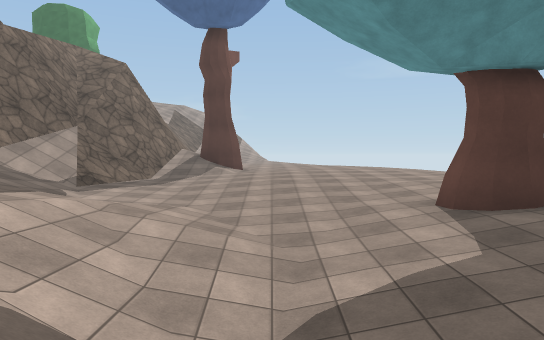
View 1 (above)

23 first-person views from a walk through a scene from a Unity 3-D project. The camera is 1.2 m above the floor, tilts 2° down and sees 70° across. The floor is counted in squares, 2 m on a side. Each view is taken from the middle of a square. On the plan, view 1 faces up. The plan holds only what a view shows up to about 11 squares ahead; the rest is blank. The place goes on beyond the plan. The player character is not drawn. Some surface patterns are stand-ins.

View 2
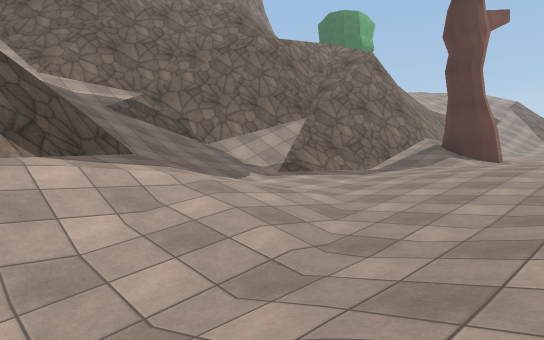

View 3
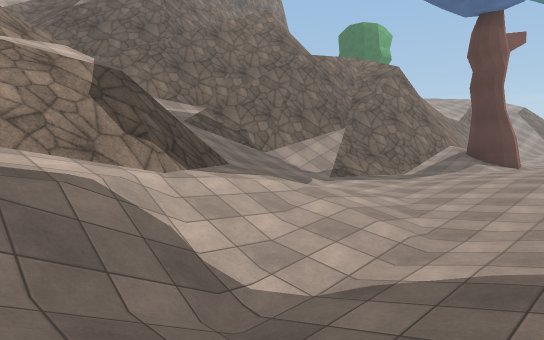

View 4
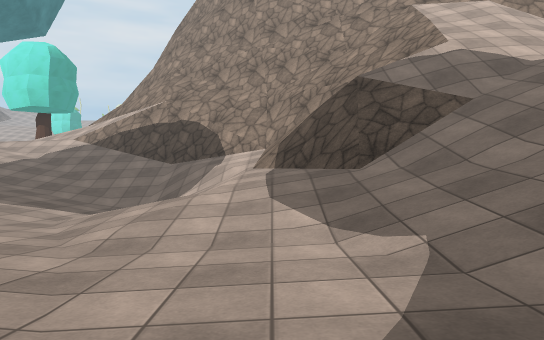

View 5
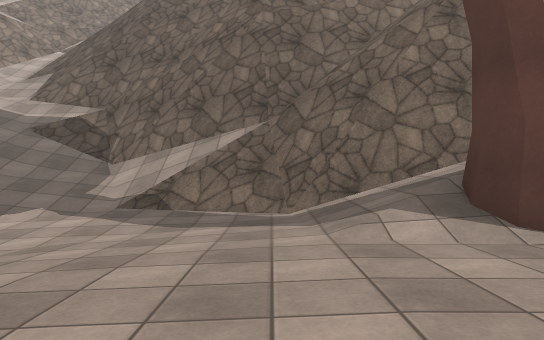

View 6
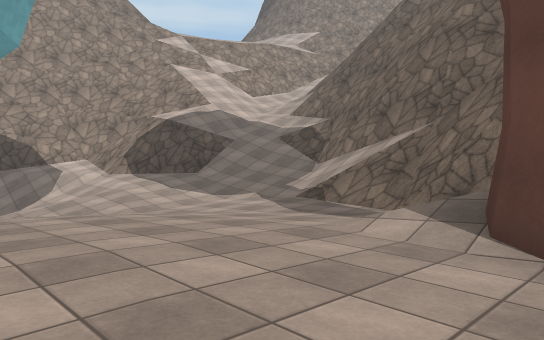

View 7
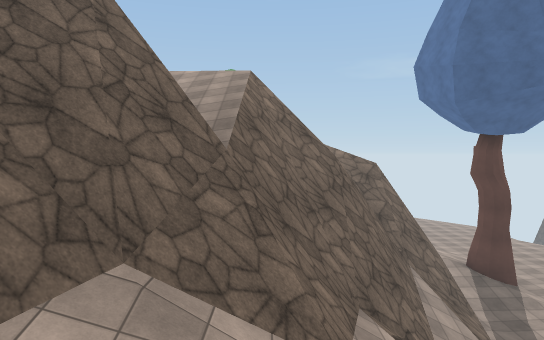

View 8
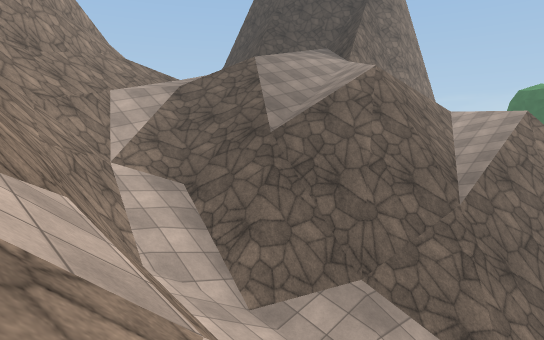

View 9
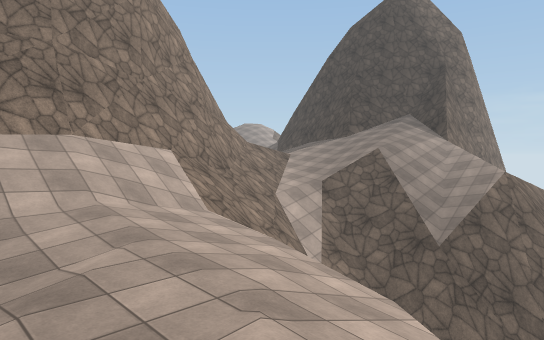

View 10
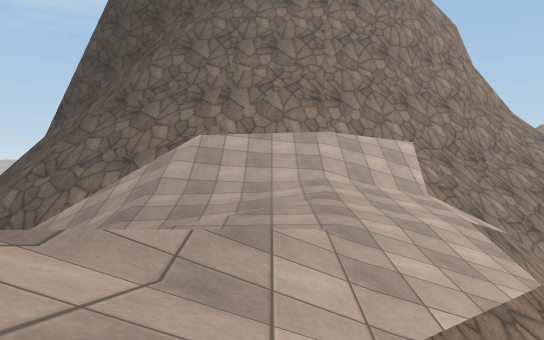

View 11
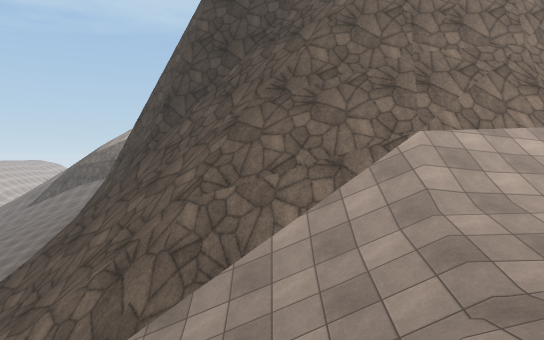

View 12
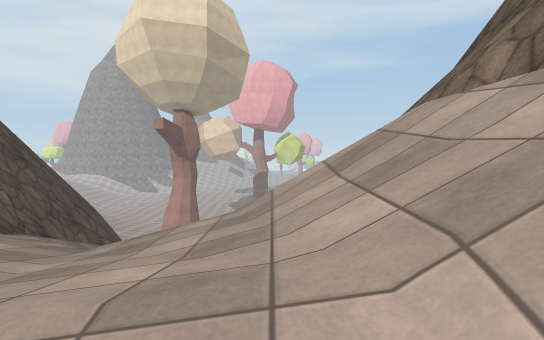

View 13
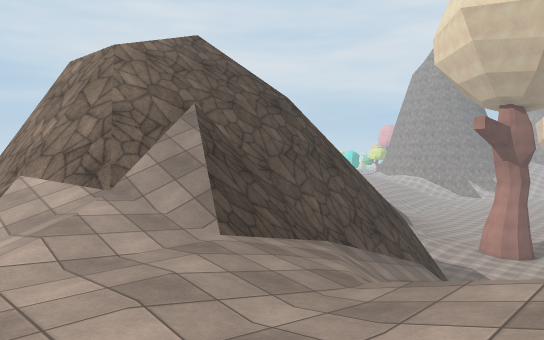

View 14
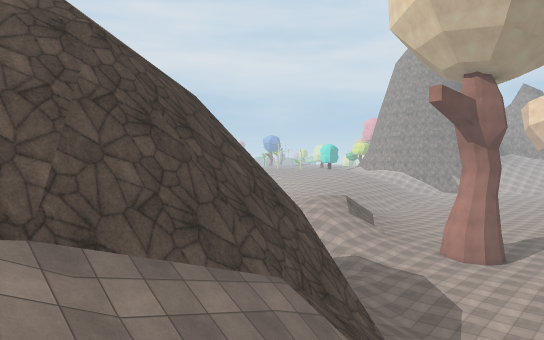

View 15
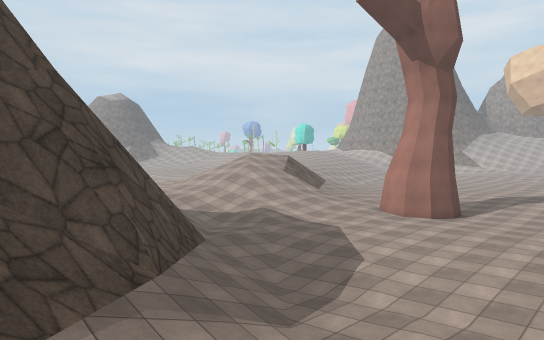

View 16
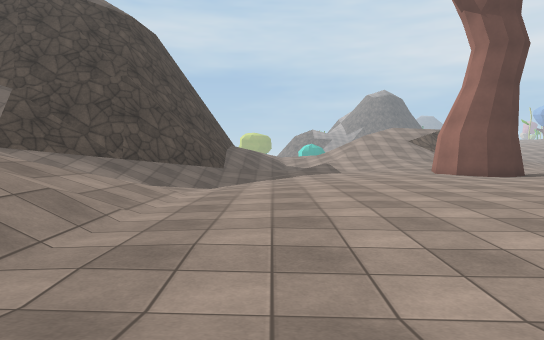

View 17
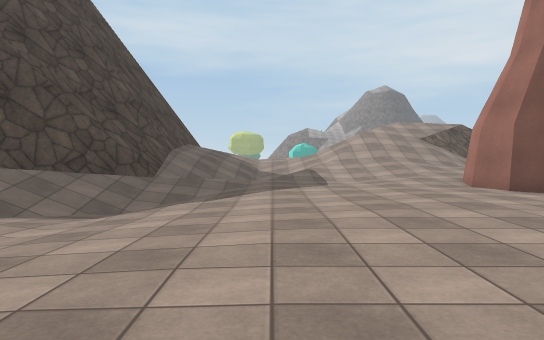

View 18
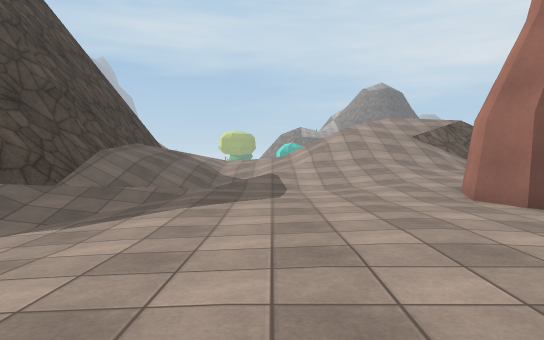

View 19
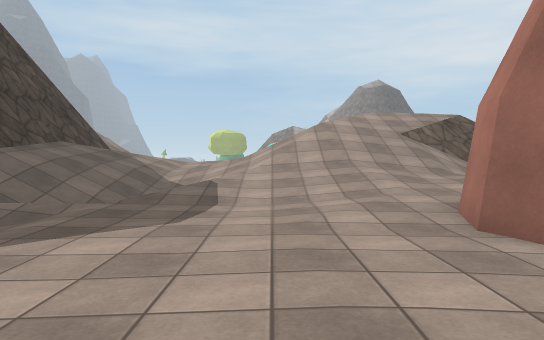

View 20
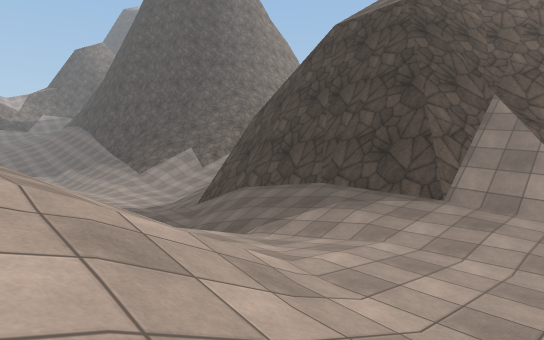

View 21
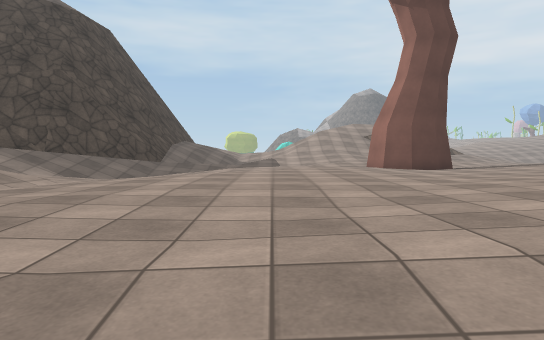

View 22
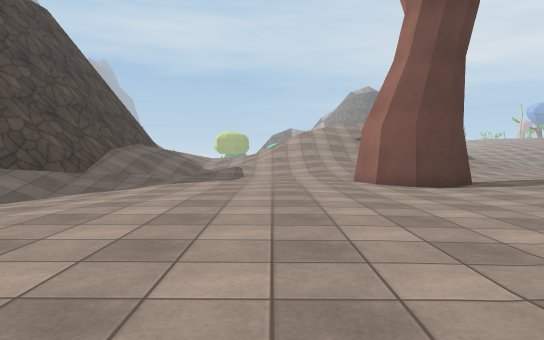

View 23
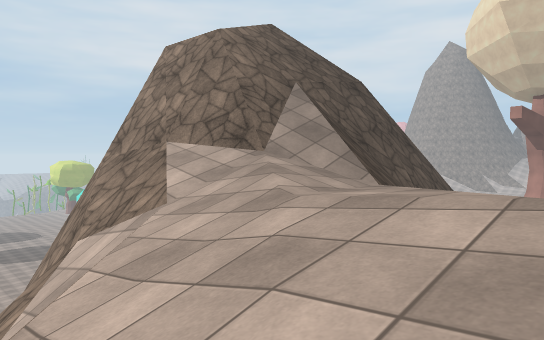

### Floor plan
Key: @ floor where view 1 was taken; # wall or solid block; . main floor; : floor 0.75 m higher than the main floor; - floor 1 m lower than the main floor; + floor 1.5 m higher than the main floor; _ floor 5.75 m lower than the main floor; < floor 6.5 m lower than the main floor; * floor 7 m higher than the main floor; ( floor 7.25 m lower than the main floor; % floor 8 m higher than the main floor; ! floor 8 m lower than the main floor; & floor 8.75 m higher than the main floor; / step, stairs or slope; = window, fence, low wall or low ledge; v drop or lower ground; T tree.
Columns run from 20 left of view 1 to 2 right of it. Each row starts with its distance up from view 1.
 14              #/v#/TT<<<
 13            # #/v#_T<<<<
 12         =//######<<<<<<
 11         #//v###==<<<<<<
 10         ##/vv #//<<<<<<
  9         v#/vv #//<<<<<<
  8       //v#/v###/<<<<<<<
  7      ///v####////<<<<<<
  6     ////v####////<<((<<
  5    %///=###//////<<<((<
  4   //////////////#</(((<
  3  #//////////////#=//!(<
  2  ###=#=/////////////!((
  1   ##/=/####//////////((
  0    #////v#v#////##=/@//
 -1    #/////v=///=#==/##//
 -2   ##//%%////// #
 -3   ###/%%%////=v#
 -4   ###//%%%%////v
 -5   ##///%%%%&=###v
 -6   ##///%*%////vvv
 -7   ##/=//////////
 -8   ##/#//////////
 -9   ##/##/ ///vv//
-10   #=//// //#vv//
-11 ###=///  //#vv/    v
-12 #/==///  /##v//   vv
-13  ////// //##v//   v##
-14         //##v/vvvvv##
-15         //##vvvvvv #/
-16     //  .//##     ##//
-17   ///./..-//########//
-18  .........--//////+++:
-19 /..............////:::
-20  .............////::::
-21 -..............///::::
-22  ..............://////
-23   .............://////
-24     .......##..:///////
-25      ......# ...////
-26        ....#    ////

Positions as (right, up) in squares from view 1, and headings:
1: (0, 0), facing up
2: (2, 2), facing up-left
3: (2, 0), facing up-left
4: (-3, 10), facing down
5: (2, 11), facing left
6: (2, 14), facing down-left
7: (-9, 1), facing up
8: (-7, -1), facing up-left
9: (-9, -5), facing up-left
10: (-7, -4), facing left
11: (-9, -8), facing left
12: (-14, -2), facing down
13: (-14, -3), facing down-right
14: (-14, -8), facing down-right
15: (-14, -13), facing down-right
16: (-20, -19), facing right
17: (-16, -20), facing right
18: (-14, -21), facing right
19: (-12, -22), facing right
20: (2, -24), facing up-left
21: (-20, -21), facing right
22: (-17, -22), facing right
23: (-13, -1), facing down-right
